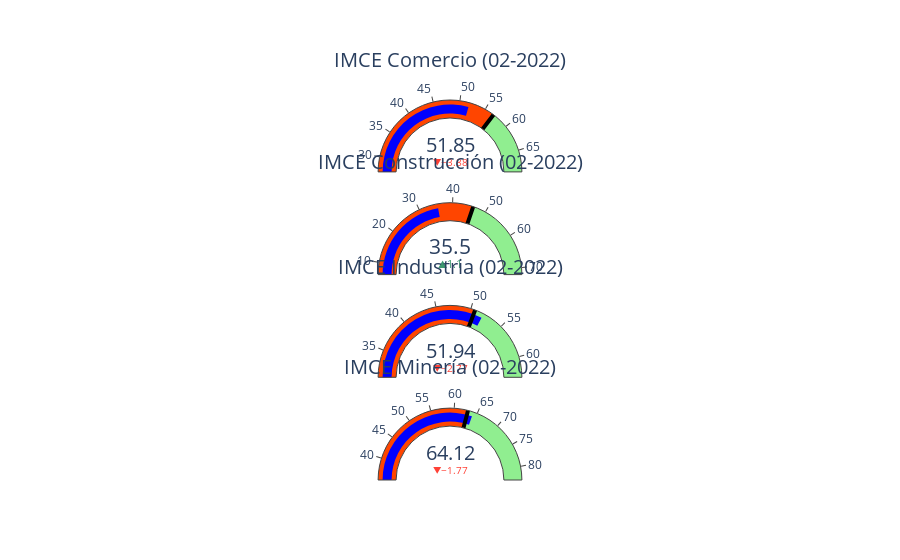

The code cell stored with this chart in its notebook:
### Code cell
indicadores = go.Figure()

indicadores.add_trace(go.Indicator(
    mode = "gauge+number+delta",
    delta = {'reference': imce_comercio[-2]},
    value = imce_comercio[-1],
    title = {'text': "IMCE Comercio (" + imce_comercio.index.strftime('%m-%Y')[-1] + ")"},
    gauge = {
        'axis': {'range': [imce_comercio.min(), imce_comercio.max()]},
        'bar': {'color': 'blue'},
        'steps': [
            {'range': [imce_comercio.min(), imce_comercio.median()], 'color': 'orangered'},
            {'range': [imce_comercio.median(), imce_comercio.max()], 'color': 'lightgreen'}],
        'threshold': {'line': {'color': "black", 'width': 4}, 'thickness': 1, 'value': imce_comercio.median()}       
    },
    domain = {'row': 0, 'column': 0}
    ))

indicadores.add_trace(go.Indicator(
    mode = "gauge+number+delta",
    delta = {'reference': imce_construccion[-2]},
    value = imce_construccion[-1],
    title = {'text': "IMCE Construcción (" + imce_construccion.index.strftime('%m-%Y')[-1] + ")"},
    gauge = {
        'axis': {'range': [imce_construccion.min(), imce_construccion.max()]},
        'bar': {'color': 'blue'},
        'steps': [
            {'range': [imce_construccion.min(), imce_construccion.median()], 'color': 'orangered'},
            {'range': [imce_construccion.median(), imce_construccion.max()], 'color': 'lightgreen'}],
        'threshold': {'line': {'color': "black", 'width': 4}, 'thickness': 1, 'value': imce_construccion.median()}       
    },
    domain = {'row': 1, 'column': 0}
    ))

indicadores.add_trace(go.Indicator(
    mode = "gauge+number+delta",
    delta = {'reference': imce_industria[-2]},
    value = imce_industria[-1],
    title = {'text': "IMCE Industria (" + imce_industria.index.strftime('%m-%Y')[-1] + ")"},
    gauge = {
        'axis': {'range': [imce_industria.min(), imce_industria.max()]},
        'bar': {'color': 'blue'},
        'steps': [
            {'range': [imce_industria.min(), imce_industria.median()], 'color': 'orangered'},
            {'range': [imce_industria.median(), imce_industria.max()], 'color': 'lightgreen'}],
        'threshold': {'line': {'color': "black", 'width': 4}, 'thickness': 1, 'value': imce_industria.median()}       
    },
    domain = {'row': 2, 'column': 0}
    ))

indicadores.add_trace(go.Indicator(
    mode = "gauge+number+delta",
    delta = {'reference': imce_mineria[-2]},
    value = imce_mineria[-1],
    title = {'text': "IMCE Minería (" + imce_mineria.index.strftime('%m-%Y')[-1] + ")"},
    gauge = {
        'axis': {'range': [imce_mineria.min(), imce_mineria.max()]},
        'bar': {'color': 'blue'},
        'steps': [
            {'range': [imce_mineria.min(), imce_mineria.median()], 'color': 'orangered'},
            {'range': [imce_mineria.median(), imce_mineria.max()], 'color': 'lightgreen'}],
        'threshold': {'line': {'color': "black", 'width': 4}, 'thickness': 1, 'value': imce_mineria.median()}       
    },
    domain = {'row': 3, 'column': 0}
    ))

indicadores.update_layout(
    grid = {'rows': 4, 'columns': 1, 'pattern': "independent"},
    template = {'data' : {'indicator': [{
        'title': {'text': "Speed"},
        'mode' : "number+delta+gauge",
        'delta' : {'reference': 90}}]
                         }})

indicadores.show()

### Figure 1 — Plotly figure (JSON) as saved in the notebook; plotly's stock layout.template omitted (floating-point values rounded to 4 significant figures)
{"data": [{"delta": {"reference": 55.73}, "domain": {"column": 0, "row": 0}, "gauge": {"axis": {"range": [27.21, 69.1]}, "bar": {"color": "blue"}, "steps": [{"color": "orangered", "range": [27.21, 56.82]}, {"color": "lightgreen", "range": [56.82, 69.1]}], "threshold": {"line": {"color": "black", "width": 4}, "thickness": 1, "value": 56.82}}, "mode": "gauge+number+delta", "title": {"text": "IMCE Comercio (02-2022)"}, "type": "indicator", "value": 51.85}, {"delta": {"reference": 34.48}, "domain": {"column": 0, "row": 1}, "gauge": {"axis": {"range": [6.429, 72.06]}, "bar": {"color": "blue"}, "steps": [{"color": "orangered", "range": [6.429, 46.12]}, {"color": "lightgreen", "range": [46.12, 72.06]}], "threshold": {"line": {"color": "black", "width": 4}, "thickness": 1, "value": 46.12}}, "mode": "gauge+number+delta", "title": {"text": "IMCE Construcción (02-2022)"}, "type": "indicator", "value": 35.55}, {"delta": {"reference": 54.71}, "domain": {"column": 0, "row": 2}, "gauge": {"axis": {"range": [31.06, 62.94]}, "bar": {"color": "blue"}, "steps": [{"color": "orangered", "range": [31.06, 50.63]}, {"color": "lightgreen", "range": [50.63, 62.94]}], "threshold": {"line": {"color": "black", "width": 4}, "thickness": 1, "value": 50.63}}, "mode": "gauge+number+delta", "title": {"text": "IMCE Industria (02-2022)"}, "type": "indicator", "value": 51.94}, {"delta": {"reference": 65.89}, "domain": {"column": 0, "row": 3}, "gauge": {"axis": {"range": [35.33, 82.88]}, "bar": {"color": "blue"}, "steps": [{"color": "orangered", "range": [35.33, 62.94]}, {"color": "lightgreen", "range": [62.94, 82.88]}], "threshold": {"line": {"color": "black", "width": 4}, "thickness": 1, "value": 62.94}}, "mode": "gauge+number+delta", "title": {"text": "IMCE Minería (02-2022)"}, "type": "indicator", "value": 64.12}], "layout": {"grid": {"columns": 1, "pattern": "independent", "rows": 4}}}
